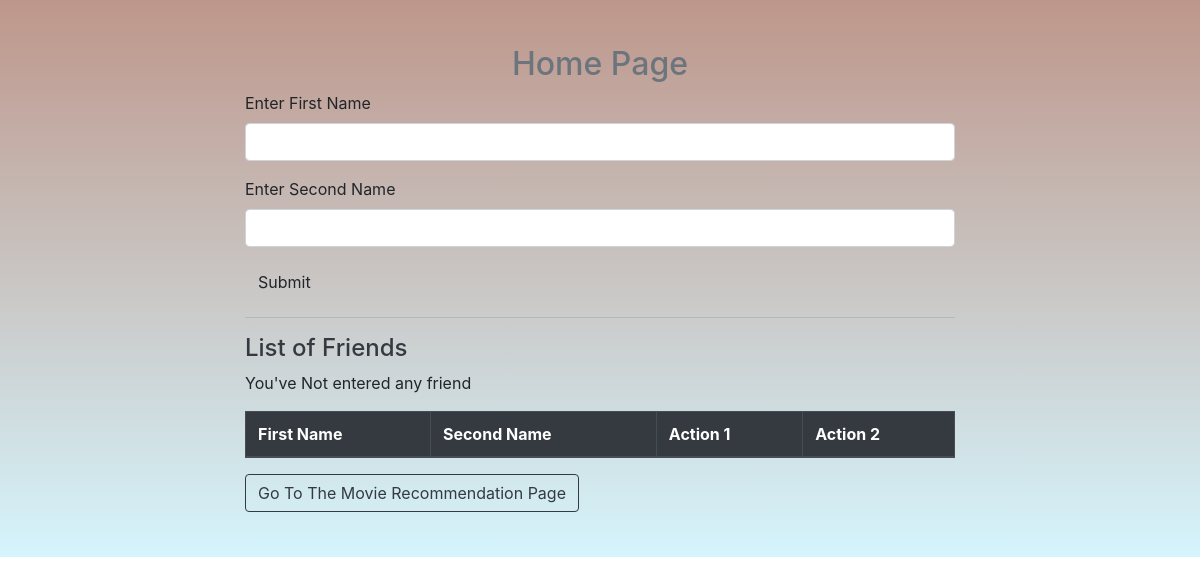
/, run on an earlier commit of the app's database.
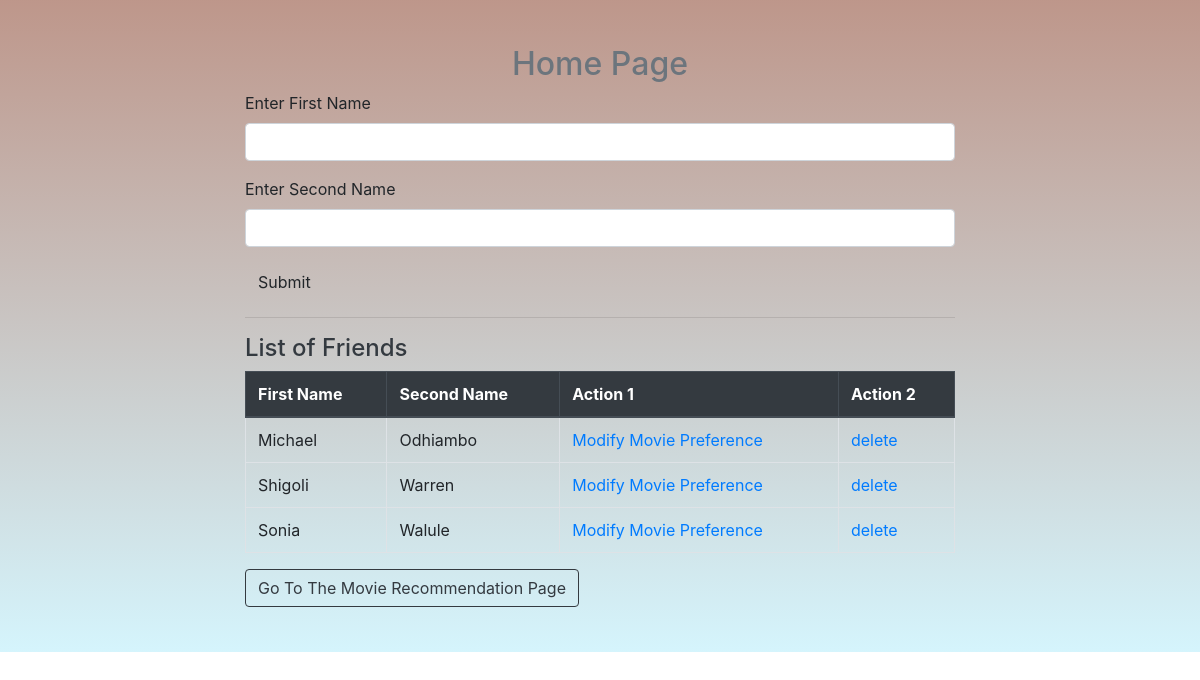
And on a later commit of the database.
### app/Homepage/model.py (models this page shows, shortened)
class Friends(db.Model):
    id = db.Column(db.Integer, primary_key = True)
    firstName = db.Column(db.String(45), nullable = False)
    secondName = db.Column(db.String(200), nullable = False)

### app/Homepage/routes.py (the view, shortened to what this page needs)
@home_bp.route('/', methods = ['POST', 'GET'])
def Home():
    friends = Friends.query.all()
    form = FriendsInput()
    errors = []
    return render_template('index.html', friends = friends, form = form)

### app/Homepage/form.py
class FriendsInput(FlaskForm):
    firstName = StringField("Enter First Name", validators=[DataRequired()])
    secondName = StringField("Enter Second Name", validators=[DataRequired()])
    submit = SubmitField('Submit')

### app/Homepage/templates/index.html (shortened to what this page needs)
{% extends 'base.html' %}
{% import 'bootstrap/wtf.html' as wtf %}
{% block content %}
<div class="home">
    <div class="home-content col-8 mx-auto">
        <h2 class="text-muted text-center">Home Page</h2>
        <div class="">
            {{ wtf.quick_form(form) }}
        </div>
        <hr/>
        <h4 class="text-dark">List of Friends</h4>
        <table class="table table-bordered">
            <thead class="thead-dark">
                <tr>
                    <th>First Name</th>
                    <th>Second Name</th>
                    <th> Action 1 </th>
                    <th> Action 2 </th>
                </tr>
            </thead>
            <tbody>
                {% if friends | length > 0 %}
                {% for friend in friends %}
                    <tr>
                        <td>{{friend.firstName}}</td>
                        <td>{{friend.secondName}}</td>
                        <td><a href="{{ url_for('movies.AddMovies', id = friend.id) }}">Modify Movie Preference</a></td>
                        <td>
                            <a href = "{{url_for ('Home.delete', _id = friend.id)}}"
                           onclick = "{if(confirm ( 'Delete record permanently?'))
                           {this. document.formname.submit (); return true;} return false;} "
                            title="Permanently delete {{friend.firstName}}'s details and movies list."> delete </a>
                        </td>
                    </tr>
                {% endfor %}
                {% else %}
                <p>You've Not entered any friend</p>
                {% endif %}
            </tbody>
        </table>
        <a class="btn btn-outline-dark" href="{{ url_for('movies.RecommendMovie') }}">Go To The Movie Recommendation Page</a>
    </div>
</div>
{% endblock %}

What changed in the data, as far as the page shows it:
added Friends: firstName "Michael", secondName "Odhiambo"
added Friends: firstName "Shigoli", secondName "Warren"
added Friends: firstName "Sonia", secondName "Walule"
Also different on the page:
text no longer shown: "You've Not entered any friend"
